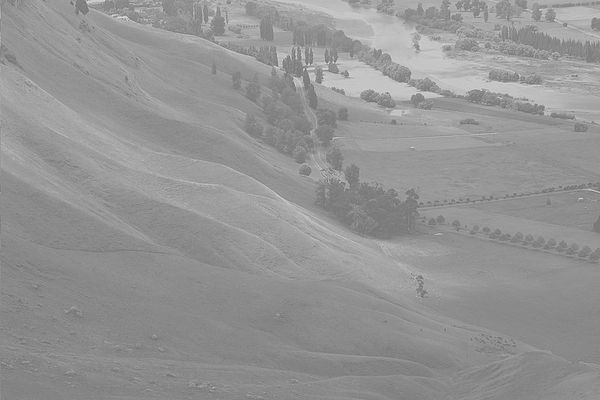
#> input picture Image-Processing-Lab/lab3/histogram.jpg, 600 x 400 px, found by its file name
$ python assignment-3.py
#> lines starting #> are read from the running program, lines starting #| are printed output that depends on the picture
# -*- coding: utf-8 -*-
"""
Created on Mon May 23 16:23:22 2022

@author: USER
"""

import numpy as np
import cv2
import matplotlib.pyplot as plt

def guess_helper(x,mean = 2, std = 2):

    pixel_value = (1/np.sqrt(2*3.14*std**2))* np.exp(-(((x-mean)**2)/(2*std**2) ))
    return pixel_value


def guess_creation(std,mean,label= 256 ):

    guess = np.zeros(label,dtype='float32')

    for i in range(label):
      guess[i] = guess_helper(i,mean,std)

    return guess


def pdf_creation(image,image_lavel = 256):
    width,height = image.shape

    pdf = np.zeros(image_lavel, np.float32)

    for i in range(width):
        for j in range(height):
            pdf[image[i][j]]= pdf[image[i][j]] + 1
    pdf = pdf / (height*width)

    return pdf

def cdf_creation(pdf,lavel = 256):
    '''cdf = np.zeros(lavel, np.float32)
    cdf[0] = pdf[0]
    for i in range(1,len(pdf)):
        cdf [i] = cdf[i-1]+pdf[i]

    cdf = np.round((lavel - 1) * cdf)'''
    #print(cdf)

    cdf = np.cumsum(pdf)
    cdf = np.round((lavel - 1) * cdf)

    return cdf

def histogram_creation(image, name = 'histogram'):

    plt.title(name)
    plt.hist(image.ravel(),256,(0,1))
    plt.show()


def image_mapping(cdf1,cdf2):

    size = len(cdf1)
    print(size)
    mapped = np.zeros(size, np.float32)
    for i in range(size):

        for j in range(len(cdf2)):

            if (cdf1[i] == cdf2[j]):
                mapped[i] = j

            elif(cdf1[i]>cdf2[j]):

                if(abs(cdf1[i]-cdf2[j])<abs(cdf1[i]-cdf2[j-1])):
                    mapped[i]=j
                else:
                    mapped[i] = j-1

    return mapped

def recreation_image_from_ref(image_shape,cdf1,cdf2):
    output = np.zeros(image_shape)
    width,height = image_shape
    mapped = image_mapping(cdf1, cdf2)
    for i in range(width):
        for j in range(height):
            output[i][j]= mapped[image[i][j]]

    from skimage.exposure import rescale_intensity
    output = rescale_intensity(output, in_range=(0, 255))

    plt.title("Fig 3.    :Output image histogram")
    plt.hist(output.ravel(),256,(0,1))
    plt.show()

    cv2.imshow("output",output)
    cv2.waitKey(0)
    cv2.destroyAllWindows()

    #plt.title("Output Image")
    #plt.imshow(cv2.cvtColor(output,cv2.COLOR_BGR2RGB))
    #plt.show()


std1 = 15
mean1 = 70

std2 = 10
mean2 = 150


image = cv2.imread('F:/4.1/CSE 4128 Image Lab/lab3/histogram.jpg',cv2.IMREAD_GRAYSCALE)
#> image is the input picture: shape (400, 600); min 105, max 228, mean 148

plt.title("Fig 3.    :Original Image")
plt.imshow(cv2.cvtColor(image,cv2.COLOR_BGR2RGB))
plt.show()


plt.title("Fig 3.    :Input Image histogram")
plt.hist(image.ravel(),256,(0,256))
plt.show()
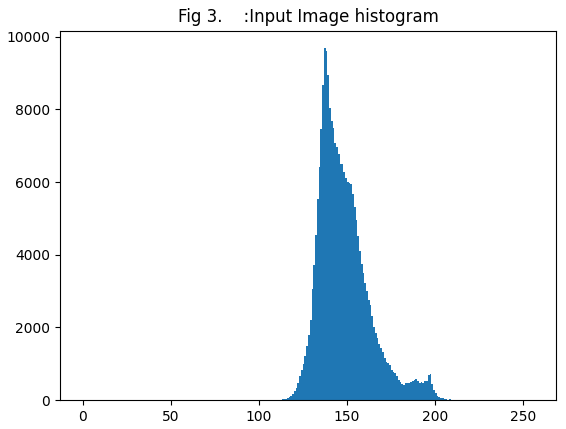
#> figure drawn by matplotlib, 1 panel; tallest bar 9682 high, from x = 137 to 138

pdf1 = pdf_creation(image)
#> after the loop in pdf_creation, `for i in range(width):`: pdf = 256 values, max 9682 at index 137, min 0 at index 0, mean 937.5
#> in pdf_creation, `pdf = pdf / (height*width)`: pdf = 256 values, max 0.0403 at index 137, min 0 at index 0, mean 0.00391
#> pdf1 has the same summary as pdf in pdf_creation
cdf1 = cdf_creation((pdf1))
#> in cdf_creation, `cdf = np.cumsum(pdf)`: cdf = 256 values from 0 to 1
#> in cdf_creation, `cdf = np.round((lavel - 1) * cdf)`: cdf = 256 values from 0 to 255
#> cdf1 = 256 values from 0 to 255
#recreation_image(image, cdf1)

#pdf2 = pdf_creation(ref_image)
#cdf2 = cdf_creation(pdf2)


guess1 = guess_creation(std =  std1, mean = mean1, label = 256)

plt.title("Fig 3.    :Guess 1")
plt.plot(guess1)
plt.show()
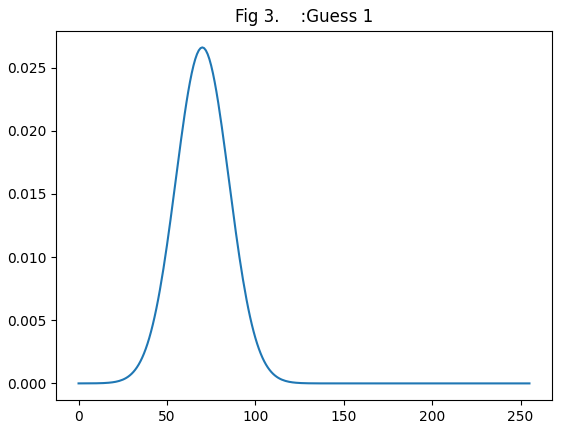
#> figure drawn by matplotlib, 1 panel; curve peaks at x = 70, y = 0.0266

guess2 = guess_creation(std= std2, mean = mean2, label = 256)

plt.title("Fig 3.    :Guess 2")
plt.plot(guess2)
plt.show()
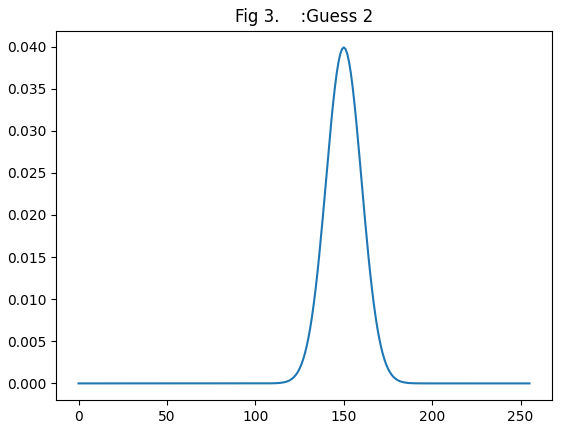
#> figure drawn by matplotlib, 1 panel; curve peaks at x = 150, y = 0.0399

guess = guess1 + guess2

guess_pdf = guess/guess.sum()


plt.title("Fig 3.    :Marged guess")
plt.plot(guess)
plt.show()
#> figure, not shown here; curve peaks at x = 150, y = 0.0399

guess_cdf = cdf_creation(guess_pdf)


recreation_image_from_ref(image.shape, cdf1,guess_cdf)
#> in image_mapping, `size = len(cdf1)`: size = 256
#| 256
#> in recreation_image_from_ref, `mapped = image_mapping(cdf1, cdf2)`: mapped = 256 values from 29 to 255
#> after the loop in recreation_image_from_ref, `for i in range(width):`:
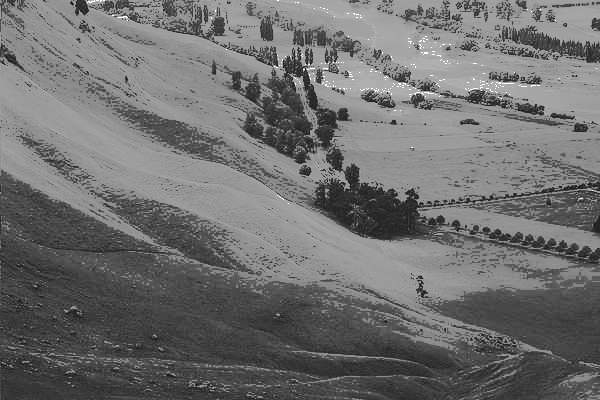
#> output: shape (400, 600) float64; min 29, max 255, mean 111
#> in recreation_image_from_ref, `plt.show()`:
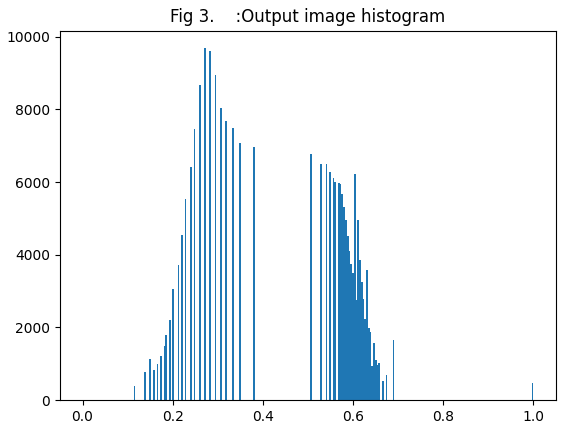
#> figure drawn by matplotlib, 1 panel; tallest bar 9682 high, from x = 0.27 to 0.273
